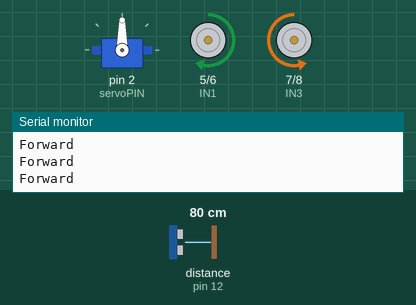
Simulated run of this sketch. Board: Arduino Uno, built with avr-gcc and run on an emulated ATmega328P. On the bench: servo, motor-driver pin pairs drawn as motors (green arrow = first pin HIGH = forward, orange = second pin HIGH = backward, longer = more drive, scaled by the enable pin), the last lines printed to the serial monitor. Wiring (inferred from the names in the program): ultrasonic range finder: trigger pin 13; echo pin 12. Inputs (shaded band) come from the test bench; at power-on: distance to the obstacle (sensor on pin 12) 80 cm. The echo pulse lasts 58.3 µs per cm.

Above: at 1.8 s.
1.9 s: distance to the obstacle (sensor on pin 12) set to 30 cm
3.4 s: distance to the obstacle (sensor on pin 12) set to 24 cm
At 4.8 s:
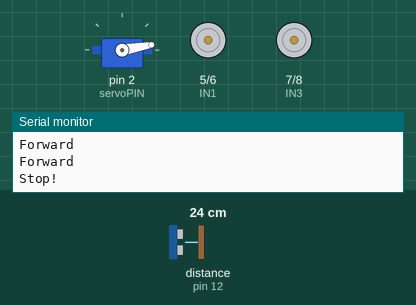
At 6.1 s:
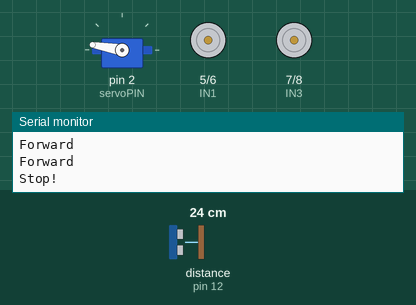
9.6 s: distance to the obstacle (sensor on pin 12) set to 2 cm
At 11.2 s:
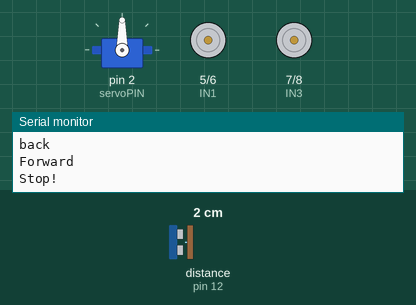
Timing chart, 0 to 18.7 s (numbered marks = the images above; inputs shaded):
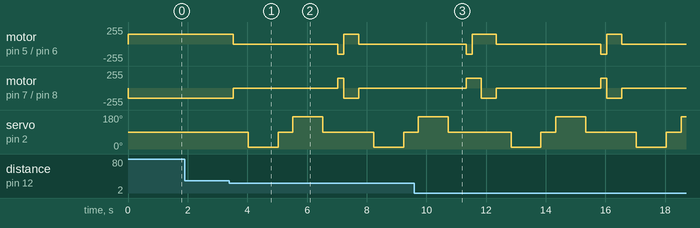

The sketch:

Obstacle_Avoidance.ino
```cpp
//www.kuongshun.com

#include <Servo.h>  //servo library
Servo myservo;      // create servo object to control servo

int Echo = 12;
int Trig = 13;

#define servoPIN 2
#define ENA 3
#define IN1 5
#define IN2 6
#define IN3 7
#define IN4 8
#define ENB 11
#define carSpeed 150
int rightDistance = 0, leftDistance = 0, middleDistance = 0;

void forward(){
  analogWrite(ENA, carSpeed);
  analogWrite(ENB, carSpeed);
  digitalWrite(IN1, HIGH);
  digitalWrite(IN2, LOW);
  digitalWrite(IN3, LOW);
  digitalWrite(IN4, HIGH);
  Serial.println("Forward");
}

void back(){
  analogWrite(ENA, carSpeed);
  analogWrite(ENB, carSpeed);
  digitalWrite(IN1, LOW);
  digitalWrite(IN2, HIGH);
  digitalWrite(IN3, HIGH);
  digitalWrite(IN4, LOW);
  Serial.println("back");
}


void left() {
  analogWrite(ENA, carSpeed);
  analogWrite(ENB, carSpeed);
  digitalWrite(IN1, LOW);
  digitalWrite(IN2, HIGH);
  digitalWrite(IN3, LOW);
  digitalWrite(IN4, HIGH);
  Serial.println("Left");
}

void right() {
  analogWrite(ENA, carSpeed);
  analogWrite(ENB, carSpeed);
  digitalWrite(IN1, HIGH);
  digitalWrite(IN2, LOW);
  digitalWrite(IN3, HIGH);
  digitalWrite(IN4, LOW);
  Serial.println("Right");
}

void stop() {
  analogWrite(ENA, 0);
  analogWrite(ENB, 0);
  Serial.println("Stop!");
}

//Ultrasonic distance measurement Sub function
int Distance_test() {
  digitalWrite(Trig, LOW);
  delayMicroseconds(2);
  digitalWrite(Trig, HIGH);
  delayMicroseconds(20);
  digitalWrite(Trig, LOW);
  float Fdistance = pulseIn(Echo, HIGH);
  Fdistance= Fdistance / 58;
  return (int)Fdistance;
}

void setup() {
  myservo.attach(servoPIN);  // attach servo on pin 3 to servo object
  Serial.begin(9600);
  pinMode(Echo, INPUT);
  pinMode(Trig, OUTPUT);
  pinMode(IN1, OUTPUT);
  pinMode(IN2, OUTPUT);
  pinMode(IN3, OUTPUT);
  pinMode(IN4, OUTPUT);
  pinMode(ENA, OUTPUT);
  pinMode(ENB, OUTPUT);
  stop();
}

void loop() {
    forward();
    myservo.write(90);  //setservo position according to scaled value
    delay(500);
    middleDistance = Distance_test();

    if(middleDistance <= 25) {
      stop();
      delay(500);
      myservo.write(10);
      delay(500);
      rightDistance = Distance_test();

      delay(500);
      myservo.write(90);
      delay(500);
      myservo.write(170);
      delay(500);
      leftDistance = Distance_test();

      delay(500);
      myservo.write(90);
      delay(500);
      if(rightDistance > leftDistance) {
        stop();
        delay(100);
        back();
        delay(200);
        right();
        delay(300);
      }
      else if(rightDistance < leftDistance) {
        stop();
        delay(100);
        back();
        delay(200);
        left();
        delay(300);
      }
      else if((rightDistance <= 25) || (leftDistance <= 25)) {
        back();
        delay(200);
      }
      else {
        forward();
      }
    }
    else {
        forward();
    }
}
```

Measured:
- the behaviour switches between 27 and 26 cm on distance to the obstacle (sensor on pin 12) (found by bisection; images 0 and 1)
- after the input at 3.4 s, motor on pin 5 (IN1) / pin 6 (IN2): forward 150/255 → stopped after 0.13 s, → backward 150/255 3.5 s later, → forward 150/255 0.20 s later, → stopped 0.50 s later; motor on pin 7 (IN3) / pin 8 (IN4): backward 150/255 → stopped after 0.13 s, → forward 150/255 3.5 s later, → backward 150/255 0.20 s later, → stopped 0.50 s later
